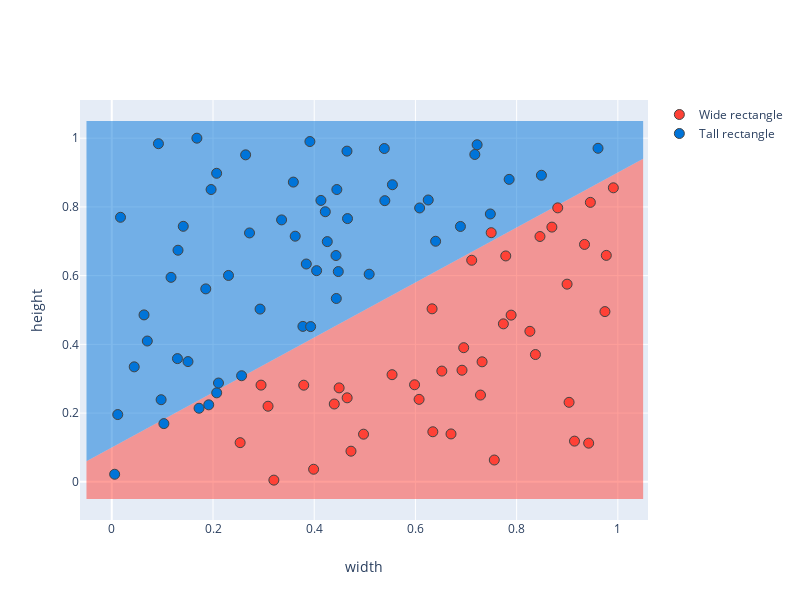

Write notebook code for a chart like this one.
### Markdown cell above
### En lineær modell for å skille mellom vide og høye rektangler

For å skille disse punktene fra hverandre kan vi trene en lineær modell vha veiledet læring. Kan vi nå si om modellen er god eller ikke?

### Code cell
lin_model = lambda x: 0.8*x + 0.1
plotter.enable_model_areas()
plotter.update_model_area_plots(lin_model)
plotter()
